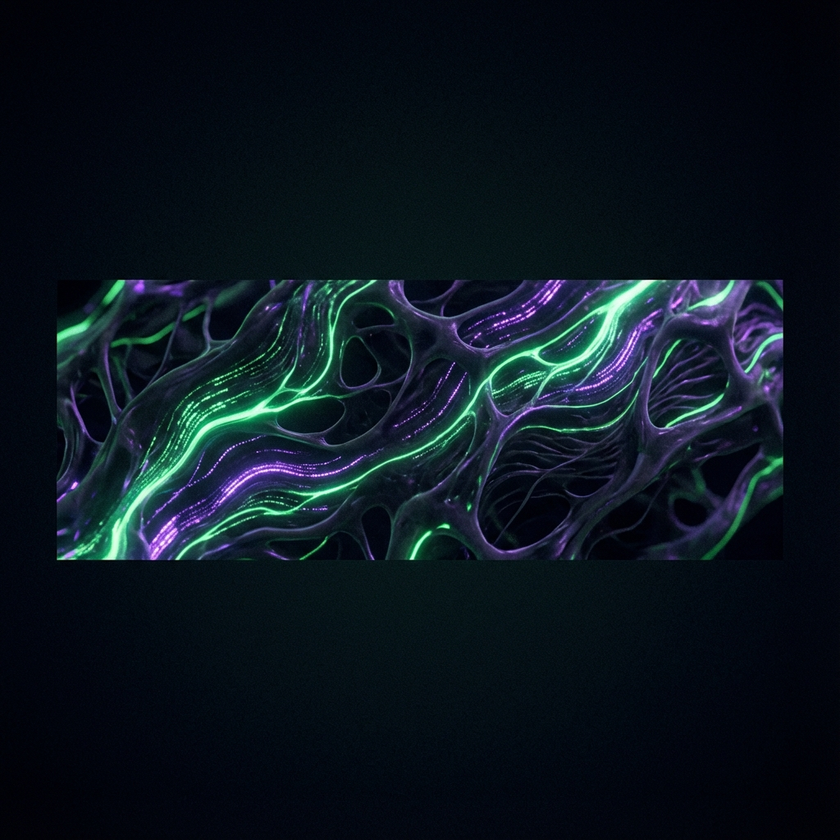
#> input picture header_slim.png, 840 x 840 px, shrunk from 1024 x 1024 before the run
$ python crop_script.py
#> lines starting #> are read from the running program, lines starting #| are printed output that depends on the picture
#> further down, img is the input picture: PIL image 840x840 RGB; mean R, G, B 11.5, 21.8, 30.8
from PIL import Image, ImageChops

def trim(im):
    bg = Image.new(im.mode, im.size, im.getpixel((0,0)))
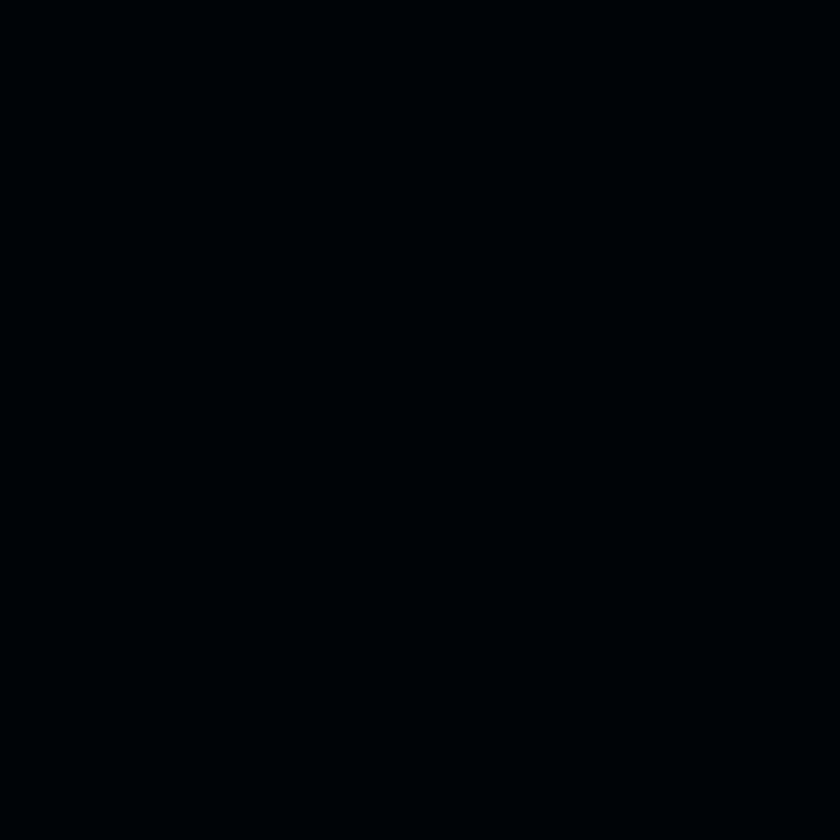
#> bg: PIL image 840x840 RGB; mean R, G, B 0, 4, 7
    diff = ImageChops.difference(im, bg)
    diff = ImageChops.add(diff, diff, 2.0, -100)
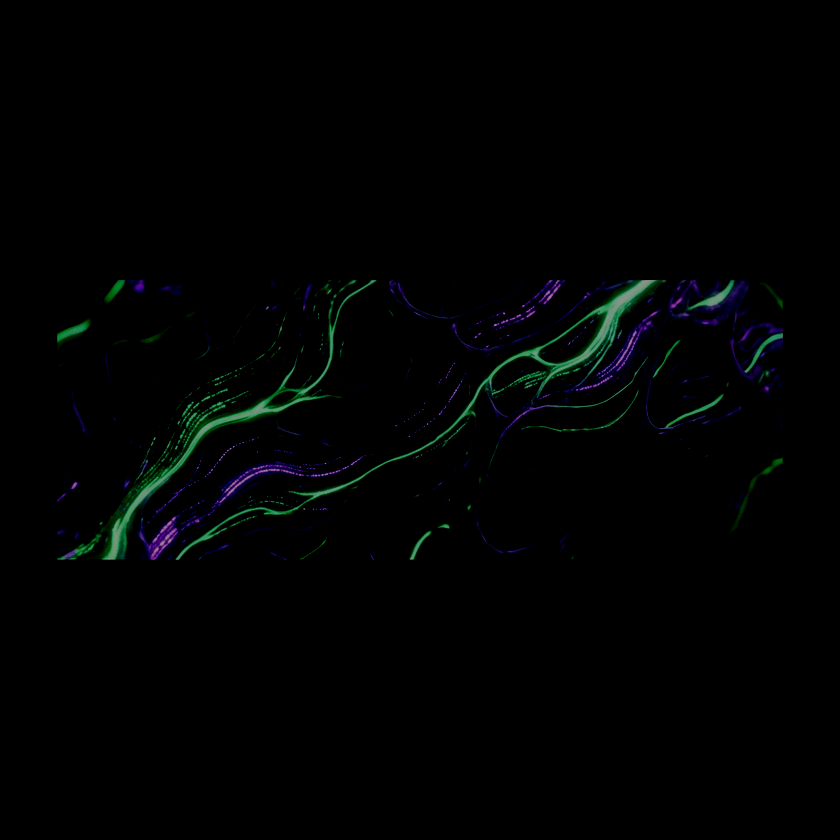
#> diff: PIL image 840x840 RGB; mean R, G, B 1, 2.3, 2.3
    bbox = diff.getbbox()
#> bbox = (57, 280, 783, 560)
    if bbox:
        return im.crop(bbox)
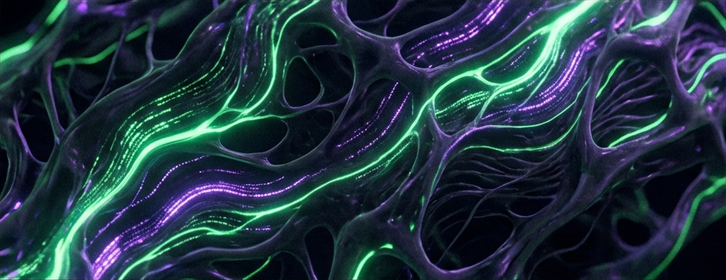
#> returned value: PIL image 726x280 RGB; mean R, G, B 33.1, 52.5, 64.6
    return im

try:
    img = Image.open("header_slim.png")
    cropped_img = trim(img)
    cropped_img.save("header_final.png")
    print("Image cropped successfully to header_final.png")
except Exception as e:
    print(f"Error cropping image: {e}")

$ run again, with art_core.png copied over header_slim.png
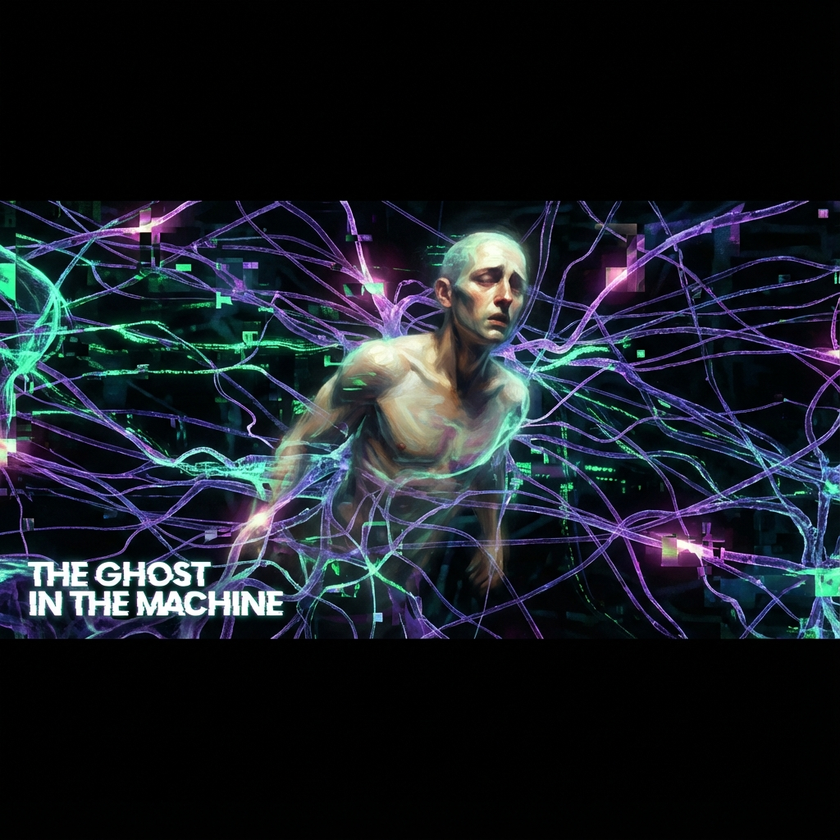
#> input picture art_core.png, 840 x 840 px, shrunk from 1024 x 1024 before the run
#> img is the input picture: PIL image 840x840 RGB; mean R, G, B 25.5, 30.5, 38
#> bg: PIL image 840x840 RGB; every value is 0
#> in trim, `diff = ImageChops.add(diff, diff, 2.0, -100)`:
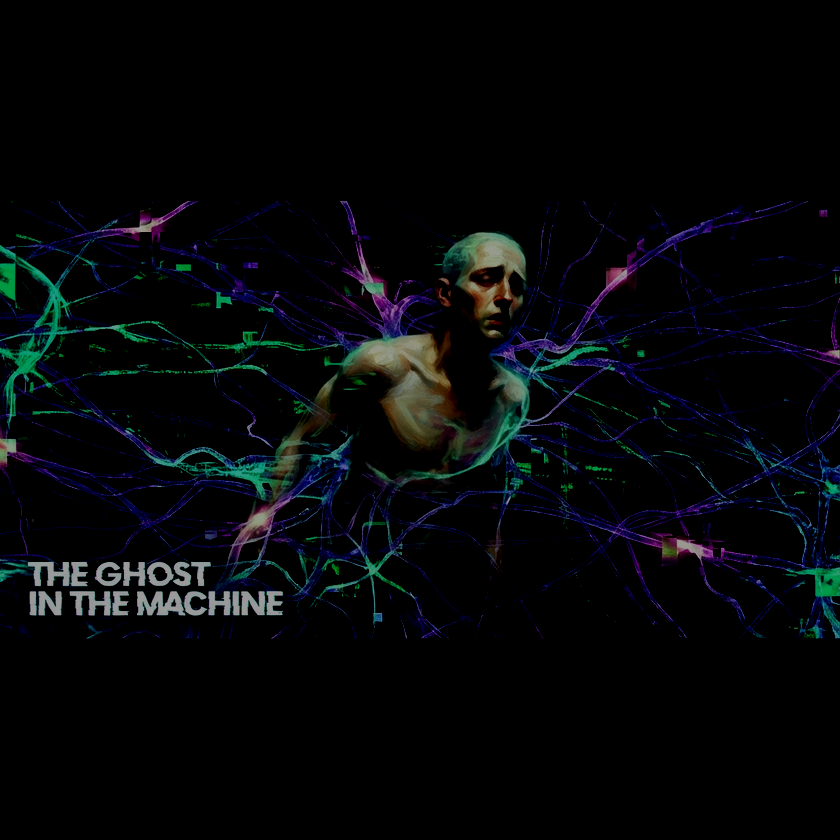
#> diff: PIL image 840x840 RGB; mean R, G, B 5.1, 6.9, 9.1
#> bbox = (0, 201, 840, 639)
#> in trim, `return im.crop(bbox)`:
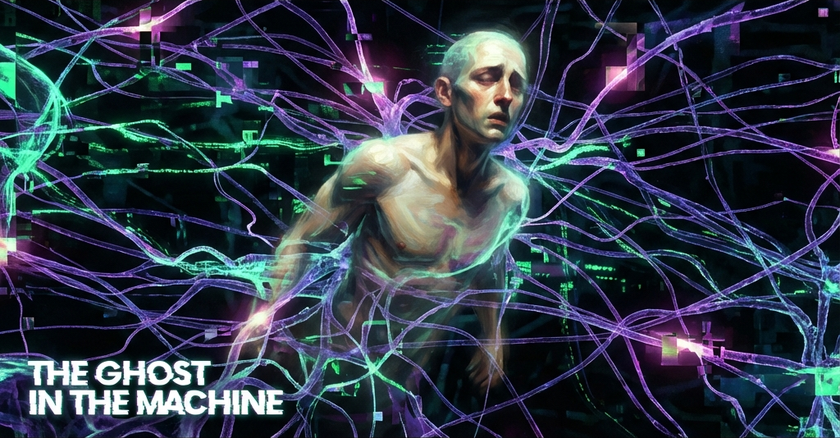
#> returned value: PIL image 840x438 RGB; mean R, G, B 48.4, 57.8, 72.4
